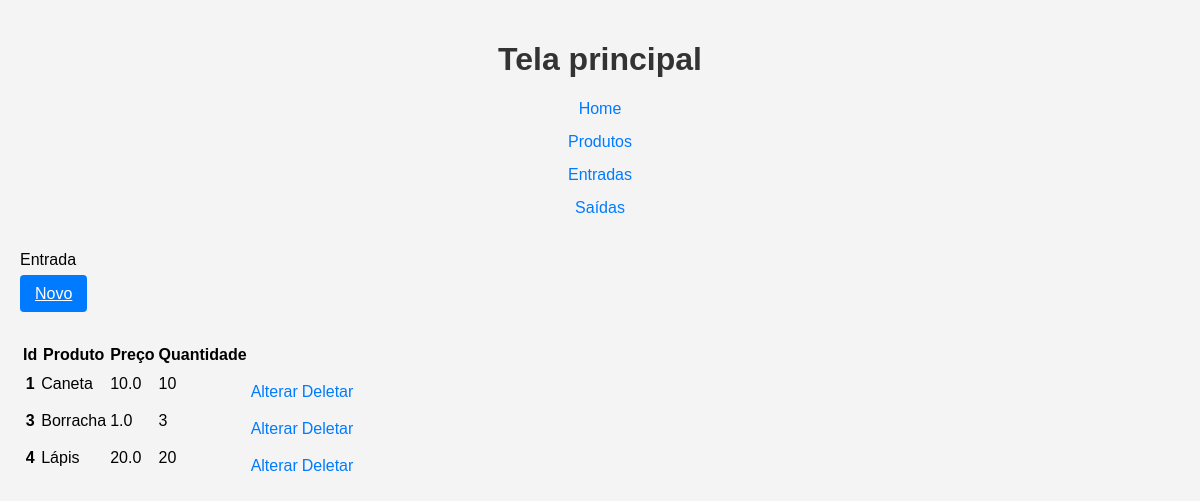
/entrada/list_entrada/, run on the app's committed database.
### entrada/models.py (models this page shows)
class Entradas(models.Model):
    produto = models.ForeignKey(Produtos, on_delete=models.CASCADE, verbose_name='Produto')
    preco = models.FloatField('Preço', default=0)
    quantidade = models.IntegerField('Quantidade', default=0)
    criado = models.DateTimeField('Criado em', auto_now_add=True)
    modificado = models.DateTimeField('Modificado em', auto_now=True)

### produto/models.py (models this page shows, shortened)
class Produtos(models.Model):
    produto = models.CharField('Produto', max_length=200)
    cor = models.ForeignKey(Cores, on_delete=models.PROTECT, verbose_name='Cor')
    descricao = models.TextField('Descrição', blank=True)
    preco = models.FloatField('Preço', default=0)
    quantidade = models.IntegerField('Quantidade', default=0)
    criado = models.DateTimeField('Criado em', auto_now_add=True)
    modificado = models.DateTimeField('Modificado em', auto_now=True)
    def __str__(self):
        return self.produto
    class Meta:
        verbose_name = 'Produto'
        verbose_name_plural = 'Produtos'
        ordering = ['-produto']

### entrada/views.py (the view)
# urls.py: path('list_entrada/', list_entrada, name='list_entrada'),
def list_entrada(request):
    entradas = Entradas.objects.all()
    template_name = 'list_entrada.html'
    context = {
        'entradas': entradas,
    }
    return render(request, template_name, context)

### entrada/templates/list_entrada.html
{% extends 'base.html' %}
{% block content %}
<p>Entrada</p>
<a class="btn" href="{% url 'entrada:new_entrada' %}">Novo</a>
<table class="table">
    <thead>
    <tr>
    <th>Id</th>
    <th>Produto</th>
    <th>Preço</th>
    <th>Quantidade</th>
    <th></th>
    </tr>
    </thead>
    <tbody>
    {% for entrada in entradas %}
    <tr>
    <th>{{ entrada.id }}</th>
    <td>{{ entrada.produto }}</td>
    <td>{{ entrada.preco }}</td>
    <td>{{ entrada.quantidade }}</td>
    <td><a class="link" href="{% url 'entrada:update_entrada' entrada.id %}">Alterar</a></td>
    <td><a class="link" href="{% url 'entrada:delete_entrada' entrada.id %}">Deletar</a></td>
    </tr>
    {% endfor %}
    </tbody>
</table>
{% endblock %}

### static/css/style.css (style rules this page uses)
body { font-family: Arial, sans-serif; background-color: #f4f4f4; margin: 0; padding: 20px; }
.btn { background-color: #007bff; color: white; padding: 10px 15px; border: none; border-radius: 4px; cursor: pointer; width: 100%; margin-bottom: 20px; }
.link { display: block; text-align: center; margin-top: 15px; color: #007bff; text-decoration: none; }
table { margin-top: 40px; }

### data on the page
Entradas: id "1", produto "Caneta", preco "10.0", quantidade "10"
Entradas: id "3", produto "Borracha", preco "1.0", quantidade "3"
Entradas: id "4", produto "Lápis", preco "20.0", quantidade "20"
